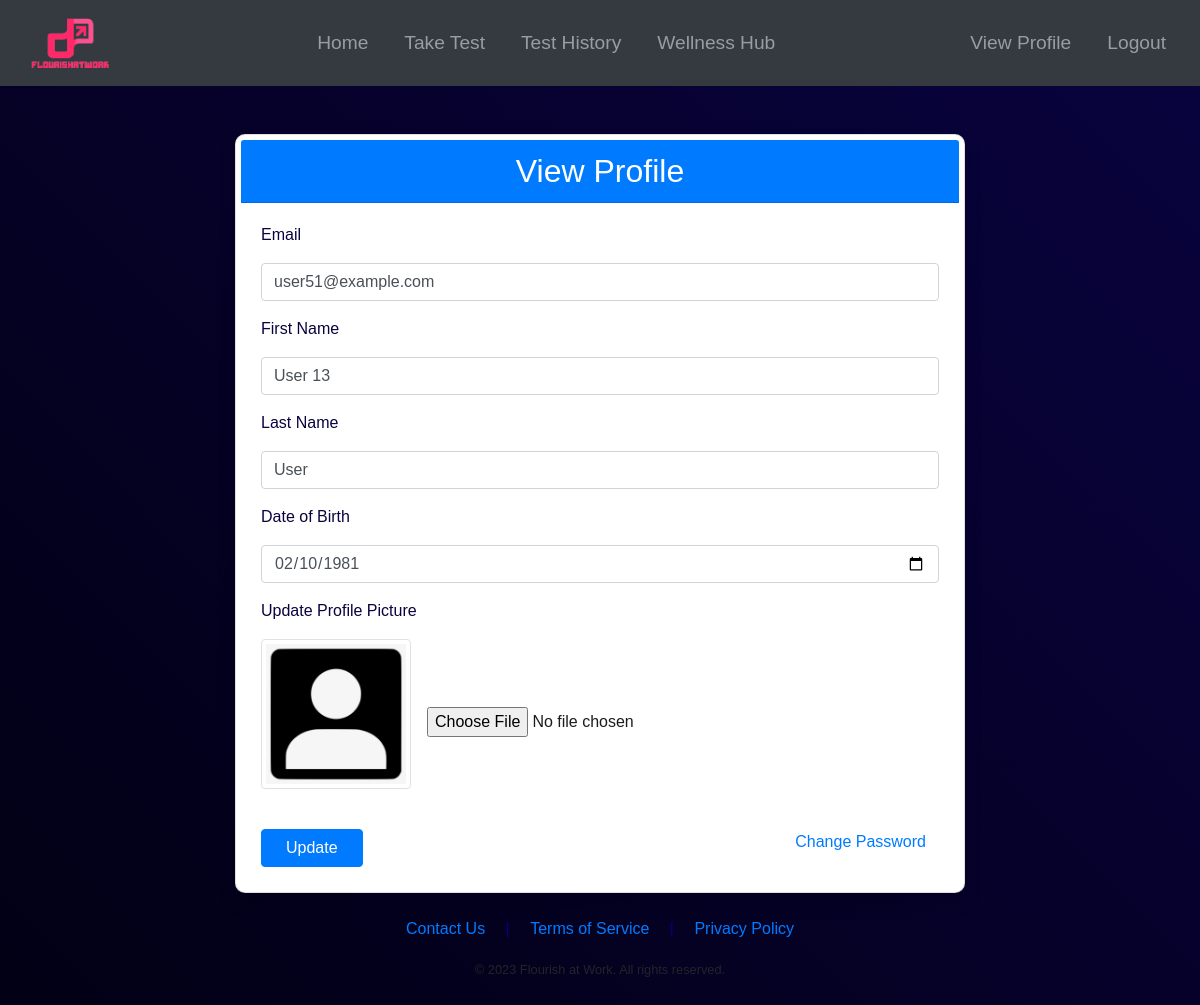
The app's page /view_profile (signed in), older data.
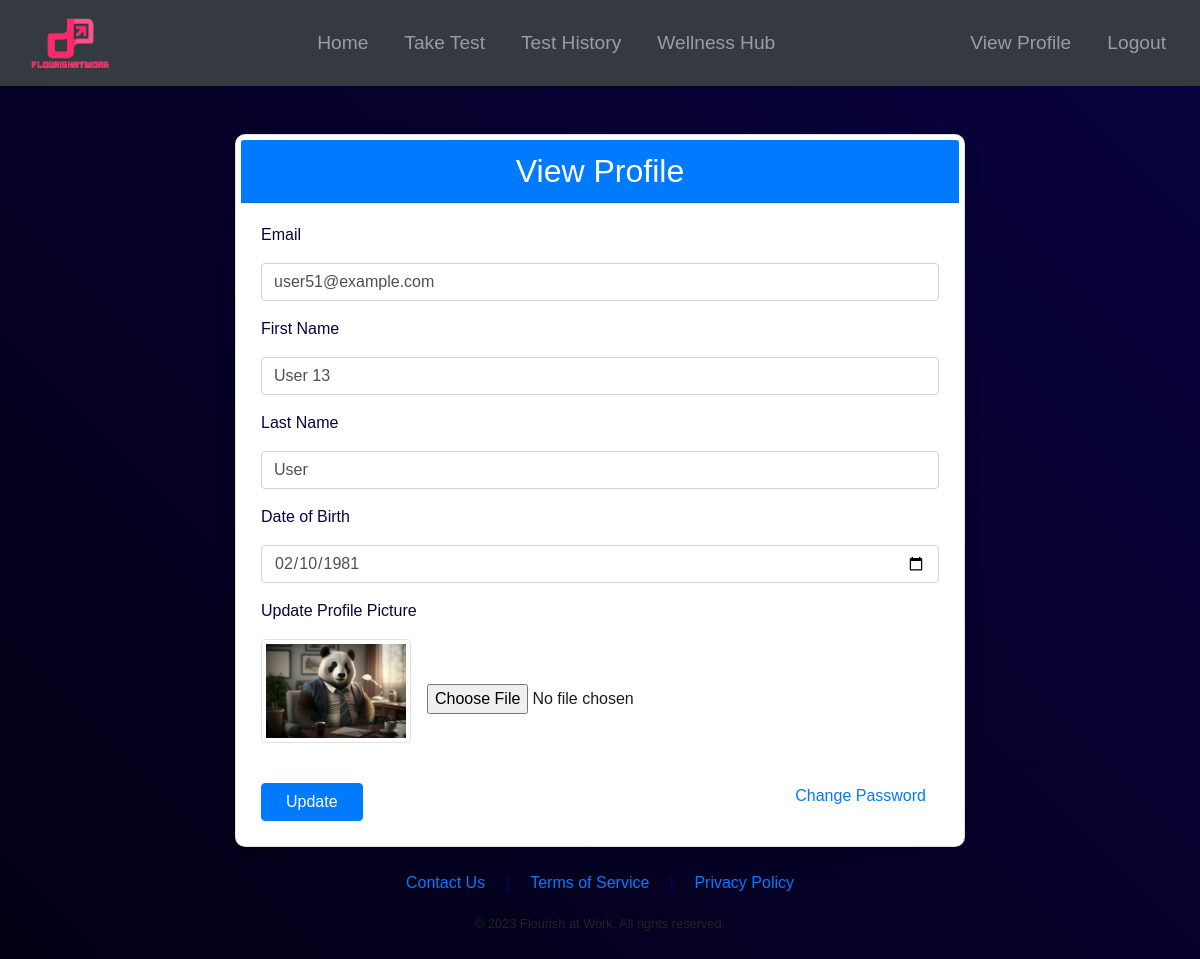
The same page, newer data.
### app/models.py (models this page shows, shortened)
class User(UserMixin, db.Model):
    id = db.Column(db.Integer, primary_key=True)
    email = db.Column(db.String(120), index=True, unique=True)
    password_hash = db.Column(db.String(128))
    firstname = db.Column(db.String(64), nullable=False)
    lastname = db.Column(db.String(64), nullable=False)
    image = db.Column(db.String(128), nullable=True)
    date_of_birth = db.Column(db.String(64), nullable=True)  # changed from db.Date to db.String
    companyId = db.Column(db.Integer, db.ForeignKey('company.id'))
    manager_id = db.Column(db.Integer, db.ForeignKey('user.id'))
    results = db.relationship('Results', backref='user', lazy='dynamic')
    subordinates = db.relationship('User', backref=db.backref('manager', remote_side=[id]), lazy='dynamic')
    first_login = db.Column(db.Boolean, default=True)
    department = db.Column(db.String(128), nullable=True)
    title = db.Column(db.String(128), nullable=True)
    role_id = db.Column(db.Integer, db.ForeignKey('role.id'))

### app/routes.py (the view, shortened to what this page needs)
@main.route('/view_profile', methods=['GET', 'POST'])
@login_required
def view_profile():
    form = EditProfileForm(obj=current_user)
    message = None
    message_type = None
    image = url_for('static', filename='profile_pics/' + current_user.image) if current_user.image else url_for('static', filename='images/profile.jpg')
    if request.method == 'GET':
        form.email.data = current_user.email
        form.firstname.data = current_user.firstname
        form.lastname.data = current_user.lastname
        form.date_of_birth.data = current_user.date_of_birth
        return render_template('view_profile.html', title='View Profile', image_file=image, form=form, message='', message_type='')

### app/forms.py
class EditProfileForm(FlaskForm):
    email = StringField('Email', validators=[DataRequired(), Email(message="Invalid email was entered" )])
    firstname = StringField('First Name')
    lastname = StringField('Last Name')
    date_of_birth = DateField('Date of Birth', format='%Y-%m-%d')
    image = FileField('Update Profile Picture', validators=[FileAllowed(['jpg', 'png'])])
    submit = SubmitField('Update')

### app/models.py (called while the page is built)
@login_manager.user_loader
def load_user(id):
    return User.query.get(int(id))

### app/templates/view_profile.html (shortened to what this page needs)
{% extends "base.html" %}
{% block content %}
<div class="container mt-5">
    <div class="row">
        <div class="col-lg-8 offset-lg-2">
            <div class="card">
                <div class="card-header bg-primary text-white">
                    <h2 class="mb-0 text-center">View Profile</h2>
                </div>
                <div class="card-body">
                    <form method="POST" enctype="multipart/form-data">
                        <div class="form-group">
                            <label class="form-label"> {{ form.email.label }}</label>
                            {{ form.email(class="form-control", value=current_user.email) }}
                        </div>
                        <div class="form-group">
                            <label class="form-label"> {{ form.firstname.label }}</label>
                            {{ form.firstname(class="form-control", value=current_user.firstname) }}
                        </div>
                        <div class="form-group">
                            <label class="form-label"> {{ form.lastname.label }}</label>
                            {{ form.lastname(class="form-control", value=current_user.lastname) }}
                        </div>
                        <div class="form-group">
                            <label class="form-label"> {{ form.date_of_birth.label }}</label>
                            {% if current_user.date_of_birth %}
                                {{ form.date_of_birth(class="form-control", value=current_user.date_of_birth.split(" ")[0]) }}
                            {% else %}
                                {{ form.date_of_birth(class="form-control", placeholder="Select your birthdate") }}
                            {% endif %}
                        </div>
                        <div class="form-group" style="margin-bottom: 0;">
                            <label class="form-label"> {{ form.image.label }}</label>
                        </div>
                        <div class="form-group d-flex align-items-center" style="margin-top: 0px; color: #1c1c1c;">
                            {% if current_user.image %}
                                <img src="{{ url_for('static', filename='profile_pics/' + current_user.image) }}" alt="Profile Picture" class="img-thumbnail mb-3 mr-3" style="max-width: 150px; max-height: 150px;">
                            {% else %}
                                <img src="{{ url_for('static', filename='profile_pics/default.jpg') }}" alt="Profile Picture" class="img-thumbnail mb-3 mr-3" style="max-width: 150px; max-height: 150px;">
                            {% endif %}
                            {{ form.image(class="form-control-file") }}
                        </div>
                        <div class="d-flex justify-content-between align-items-center">
                            {{ form.submit(class="btn btn-primary mt-2 px-4") }}
                            <a href="/change_password" class="btn btn-link mb-1">Change Password</a>
                        </div>
                    </form>
                </div>
            </div>
        </div>
    </div>
</div>
{% endblock %}

Row changes from the older to the newer data that the page shows:
changed User "user51@example.com": image: picture added
